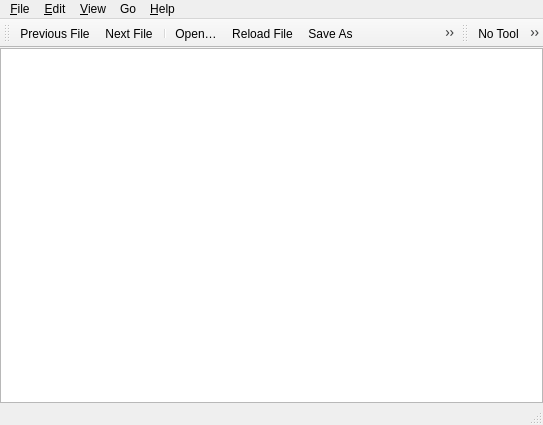
<?xml version="1.0" encoding="UTF-8"?>
<ui version="4.0">
 <class>MainWindow</class>
 <widget class="QMainWindow" name="MainWindow">
  <property name="geometry">
   <rect>
    <x>0</x>
    <y>0</y>
    <width>543</width>
    <height>425</height>
   </rect>
  </property>
  <property name="windowTitle">
   <string>Image Viewer</string>
  </property>
  <property name="windowIcon">
   <iconset theme="lximage-qt">
    <normaloff>.</normaloff>.</iconset>
  </property>
  <widget class="QWidget" name="centralWidget">
   <layout class="QHBoxLayout" name="horizontalLayout">
    <property name="spacing">
     <number>0</number>
    </property>
    <property name="leftMargin">
     <number>0</number>
    </property>
    <property name="topMargin">
     <number>0</number>
    </property>
    <property name="rightMargin">
     <number>0</number>
    </property>
    <property name="bottomMargin">
     <number>0</number>
    </property>
    <item>
     <widget class="LxImage::ImageView" name="view">
      <property name="renderHints">
       <set>QPainter::Antialiasing|QPainter::HighQualityAntialiasing|QPainter::TextAntialiasing</set>
      </property>
      <property name="dragMode">
       <enum>QGraphicsView::ScrollHandDrag</enum>
      </property>
      <property name="transformationAnchor">
       <enum>QGraphicsView::AnchorUnderMouse</enum>
      </property>
     </widget>
    </item>
   </layout>
  </widget>
  <widget class="QMenuBar" name="menubar">
   <property name="geometry">
    <rect>
     <x>0</x>
     <y>0</y>
     <width>543</width>
     <height>22</height>
    </rect>
   </property>
   <widget class="QMenu" name="menu_File">
    <property name="title">
     <string>&amp;File</string>
    </property>
    <widget class="QMenu" name="openWithMenu">
     <property name="title">
      <string>Open &amp;With...</string>
     </property>
    </widget>
    <widget class="LxImage::MruMenu" name="menuRecently_Opened_Files">
     <property name="title">
      <string>&amp;Recently Opened Files</string>
     </property>
    </widget>
    <addaction name="actionNewWindow"/>
    <addaction name="actionOpenFile"/>
    <addaction name="actionOpenDirectory"/>
    <addaction name="separator"/>
    <addaction name="openWithMenu"/>
    <addaction name="separator"/>
    <addaction name="menuRecently_Opened_Files"/>
    <addaction name="actionReload"/>
    <addaction name="actionScreenshot"/>
    <addaction name="actionSave"/>
    <addaction name="actionSaveAs"/>
    <addaction name="actionDelete"/>
    <addaction name="separator"/>
    <addaction name="actionFileProperties"/>
    <addaction name="actionPrint"/>
    <addaction name="separator"/>
    <addaction name="actionClose"/>
   </widget>
   <widget class="QMenu" name="menu_Help">
    <property name="title">
     <string>&amp;Help</string>
    </property>
    <addaction name="actionAbout"/>
   </widget>
   <widget class="QMenu" name="menuGo">
    <property name="title">
     <string>Go</string>
    </property>
    <addaction name="actionPrevious"/>
    <addaction name="actionNext"/>
    <addaction name="actionFirst"/>
    <addaction name="actionLast"/>
   </widget>
   <widget class="QMenu" name="menu_View">
    <property name="title">
     <string>&amp;View</string>
    </property>
    <addaction name="actionZoomIn"/>
    <addaction name="actionZoomOut"/>
    <addaction name="actionOriginalSize"/>
    <addaction name="actionZoomFit"/>
    <addaction name="separator"/>
    <addaction name="actionShowThumbnails"/>
    <addaction name="actionShowOutline"/>
    <addaction name="actionShowExifData"/>
    <addaction name="separator"/>
    <addaction name="actionFullScreen"/>
    <addaction name="actionSlideShow"/>
    <addaction name="separator"/>
    <addaction name="actionAnnotations"/>
   </widget>
   <widget class="QMenu" name="menu_Edit">
    <property name="title">
     <string>&amp;Edit</string>
    </property>
    <addaction name="actionRotateClockwise"/>
    <addaction name="actionRotateCounterclockwise"/>
    <addaction name="actionFlipHorizontal"/>
    <addaction name="actionFlipVertical"/>
    <addaction name="actionResize"/>
    <addaction name="separator"/>
    <addaction name="actionCopy"/>
    <addaction name="actionPaste"/>
    <addaction name="separator"/>
    <addaction name="actionCopyPath"/>
    <addaction name="separator"/>
    <addaction name="actionUpload"/>
    <addaction name="separator"/>
    <addaction name="actionPreferences"/>
   </widget>
   <addaction name="menu_File"/>
   <addaction name="menu_Edit"/>
   <addaction name="menu_View"/>
   <addaction name="menuGo"/>
   <addaction name="menu_Help"/>
  </widget>
  <widget class="QToolBar" name="toolBar">
   <property name="windowTitle">
    <string>Toolbar</string>
   </property>
   <property name="toolButtonStyle">
    <enum>Qt::ToolButtonIconOnly</enum>
   </property>
   <property name="floatable">
    <bool>false</bool>
   </property>
   <attribute name="toolBarArea">
    <enum>TopToolBarArea</enum>
   </attribute>
   <attribute name="toolBarBreak">
    <bool>false</bool>
   </attribute>
   <addaction name="actionPrevious"/>
   <addaction name="actionNext"/>
   <addaction name="separator"/>
   <addaction name="actionOpenFile"/>
   <addaction name="actionReload"/>
   <addaction name="actionSaveAs"/>
   <addaction name="actionCopy"/>
   <addaction name="actionPaste"/>
   <addaction name="separator"/>
   <addaction name="actionRotateClockwise"/>
   <addaction name="actionRotateCounterclockwise"/>
   <addaction name="actionZoomIn"/>
   <addaction name="actionZoomOut"/>
   <addaction name="actionZoomFit"/>
   <addaction name="actionOriginalSize"/>
   <addaction name="separator"/>
   <addaction name="actionSlideShow"/>
  </widget>
  <widget class="LxImage::StatusBar" name="statusBar"/>
  <widget class="QToolBar" name="annotationsToolBar">
   <property name="windowTitle">
    <string>Annotations Toolbar</string>
   </property>
   <attribute name="toolBarArea">
    <enum>TopToolBarArea</enum>
   </attribute>
   <attribute name="toolBarBreak">
    <bool>false</bool>
   </attribute>
   <addaction name="actionDrawNone"/>
   <addaction name="actionDrawArrow"/>
   <addaction name="actionDrawRectangle"/>
   <addaction name="actionDrawCircle"/>
   <addaction name="actionDrawNumber"/>
  </widget>
  <action name="actionAbout">
   <property name="icon">
    <iconset theme="help-about">
     <normaloff>.</normaloff>.</iconset>
   </property>
   <property name="text">
    <string>&amp;About</string>
   </property>
  </action>
  <action name="actionOpenFile">
   <property name="icon">
    <iconset theme="document-open">
     <normaloff>.</normaloff>.</iconset>
   </property>
   <property name="text">
    <string>&amp;Open…</string>
   </property>
   <property name="shortcut">
    <string>Ctrl+O</string>
   </property>
  </action>
  <action name="actionReload">
   <property name="icon">
    <iconset theme="view-refresh">
     <normaloff>.</normaloff>.</iconset>
   </property>
   <property name="text">
    <string>&amp;Reload File</string>
   </property>
   <property name="shortcut">
    <string>Ctrl+R</string>
   </property>
  </action>
  <action name="actionSave">
   <property name="icon">
    <iconset theme="document-save">
     <normaloff>.</normaloff>.</iconset>
   </property>
   <property name="text">
    <string>&amp;Save</string>
   </property>
   <property name="shortcut">
    <string>Ctrl+S</string>
   </property>
  </action>
  <action name="actionSaveAs">
   <property name="icon">
    <iconset theme="document-save-as">
     <normaloff>.</normaloff>.</iconset>
   </property>
   <property name="text">
    <string>Save &amp;As</string>
   </property>
   <property name="shortcut">
    <string>Ctrl+A</string>
   </property>
  </action>
  <action name="actionClose">
   <property name="icon">
    <iconset theme="application-exit">
     <normaloff>.</normaloff>.</iconset>
   </property>
   <property name="text">
    <string>&amp;Close</string>
   </property>
   <property name="shortcut">
    <string>Ctrl+W</string>
   </property>
  </action>
  <action name="actionZoomIn">
   <property name="icon">
    <iconset theme="zoom-in">
     <normaloff>.</normaloff>.</iconset>
   </property>
   <property name="text">
    <string>Zoom &amp;In</string>
   </property>
   <property name="shortcut">
    <string>Ctrl+=</string>
   </property>
  </action>
  <action name="actionZoomOut">
   <property name="icon">
    <iconset theme="zoom-out">
     <normaloff>.</normaloff>.</iconset>
   </property>
   <property name="text">
    <string>Zoom &amp;Out</string>
   </property>
   <property name="shortcut">
    <string>Ctrl+-</string>
   </property>
  </action>
  <action name="actionCopy">
   <property name="icon">
    <iconset theme="edit-copy">
     <normaloff>.</normaloff>.</iconset>
   </property>
   <property name="text">
    <string>&amp;Copy to Clipboard</string>
   </property>
  </action>
  <action name="actionNext">
   <property name="icon">
    <iconset theme="go-next">
     <normaloff>.</normaloff>.</iconset>
   </property>
   <property name="text">
    <string>Next File</string>
   </property>
   <property name="toolTip">
    <string>Next File</string>
   </property>
   <property name="shortcut">
    <string>PgDown</string>
   </property>
  </action>
  <action name="actionPrevious">
   <property name="icon">
    <iconset theme="go-previous">
     <normaloff>.</normaloff>.</iconset>
   </property>
   <property name="text">
    <string>Previous File</string>
   </property>
   <property name="toolTip">
    <string>Previous File</string>
   </property>
   <property name="shortcut">
    <string>PgUp</string>
   </property>
  </action>
  <action name="actionOriginalSize">
   <property name="checkable">
    <bool>true</bool>
   </property>
   <property name="icon">
    <iconset theme="zoom-original">
     <normaloff>.</normaloff>.</iconset>
   </property>
   <property name="text">
    <string>Original Size</string>
   </property>
   <property name="shortcut">
    <string>Ctrl+0</string>
   </property>
  </action>
  <action name="actionZoomFit">
   <property name="checkable">
    <bool>true</bool>
   </property>
   <property name="icon">
    <iconset theme="zoom-fit-best">
     <normaloff>.</normaloff>.</iconset>
   </property>
   <property name="text">
    <string>&amp;Fit</string>
   </property>
  </action>
  <action name="actionRotateClockwise">
   <property name="icon">
    <iconset theme="object-rotate-right">
     <normaloff>.</normaloff>.</iconset>
   </property>
   <property name="text">
    <string>&amp;Rotate Clockwise</string>
   </property>
   <property name="shortcut">
    <string>R</string>
   </property>
  </action>
  <action name="actionRotateCounterclockwise">
   <property name="icon">
    <iconset theme="object-rotate-left">
     <normaloff>.</normaloff>.</iconset>
   </property>
   <property name="text">
    <string>Rotate &amp;Counterclockwise</string>
   </property>
   <property name="shortcut">
    <string>L</string>
   </property>
  </action>
  <action name="actionPreferences">
   <property name="text">
    <string>P&amp;references</string>
   </property>
  </action>
  <action name="actionPrint">
   <property name="text">
    <string>&amp;Print</string>
   </property>
   <property name="shortcut">
    <string>Ctrl+P</string>
   </property>
  </action>
  <action name="actionFirst">
   <property name="icon">
    <iconset theme="go-first">
     <normaloff>.</normaloff>.</iconset>
   </property>
   <property name="text">
    <string>First File</string>
   </property>
   <property name="shortcut">
    <string>Home</string>
   </property>
  </action>
  <action name="actionLast">
   <property name="icon">
    <iconset theme="go-last">
     <normaloff>.</normaloff>.</iconset>
   </property>
   <property name="text">
    <string>Last File</string>
   </property>
   <property name="shortcut">
    <string>End</string>
   </property>
  </action>
  <action name="actionNewWindow">
   <property name="icon">
    <iconset theme="document-new">
     <normaloff>.</normaloff>.</iconset>
   </property>
   <property name="text">
    <string>&amp;New Window</string>
   </property>
   <property name="shortcut">
    <string>Ctrl+N</string>
   </property>
  </action>
  <action name="actionFlipHorizontal">
   <property name="text">
    <string>Flip &amp;Horizontally</string>
   </property>
   <property name="shortcut">
    <string>H</string>
   </property>
  </action>
  <action name="actionScreenshot">
   <property name="icon">
    <iconset theme="camera-photo">
     <normaloff>.</normaloff>.</iconset>
   </property>
   <property name="text">
    <string>Capture Screenshot</string>
   </property>
  </action>
  <action name="actionFullScreen">
   <property name="checkable">
    <bool>true</bool>
   </property>
   <property name="text">
    <string>F&amp;ull Screen</string>
   </property>
   <property name="shortcut">
    <string>F11</string>
   </property>
  </action>
  <action name="actionFlipVertical">
   <property name="text">
    <string>Flip &amp;Vertically</string>
   </property>
   <property name="shortcut">
    <string>V</string>
   </property>
  </action>
  <action name="actionPaste">
   <property name="icon">
    <iconset theme="edit-paste">
     <normaloff>.</normaloff>.</iconset>
   </property>
   <property name="text">
    <string>&amp;Paste from Clipboard</string>
   </property>
  </action>
  <action name="actionSlideShow">
   <property name="checkable">
    <bool>true</bool>
   </property>
   <property name="icon">
    <iconset theme="media-playback-start">
     <normaloff>.</normaloff>.</iconset>
   </property>
   <property name="text">
    <string>&amp;Slide Show</string>
   </property>
  </action>
  <action name="actionDelete">
   <property name="icon">
    <iconset theme="edit-delete">
     <normaloff>.</normaloff>.</iconset>
   </property>
   <property name="text">
    <string>&amp;Delete</string>
   </property>
   <property name="shortcut">
    <string>Del</string>
   </property>
  </action>
  <action name="actionShowThumbnails">
   <property name="checkable">
    <bool>true</bool>
   </property>
   <property name="text">
    <string>Show Thumbnails</string>
   </property>
   <property name="shortcut">
    <string>T</string>
   </property>
  </action>
  <action name="actionFileProperties">
   <property name="text">
    <string>File Properties</string>
   </property>
  </action>
  <action name="actionOpenDirectory">
   <property name="icon">
    <iconset theme="document-open">
     <normaloff>.</normaloff>.</iconset>
   </property>
   <property name="text">
    <string>Open &amp;Directory</string>
   </property>
   <property name="shortcut">
    <string>Ctrl+D</string>
   </property>
  </action>
  <action name="actionUpload">
   <property name="icon">
    <iconset theme="upload-media">
     <normaloff>.</normaloff>.</iconset>
   </property>
   <property name="text">
    <string>Upload</string>
   </property>
   <property name="toolTip">
    <string>Upload the image</string>
   </property>
  </action>
  <action name="actionShowExifData">
   <property name="checkable">
    <bool>true</bool>
   </property>
   <property name="text">
    <string>Show EXIF Data</string>
   </property>
  </action>
  <action name="actionDrawNone">
   <property name="checkable">
    <bool>true</bool>
   </property>
   <property name="icon">
    <iconset resource="resource.qrc">
     <normaloff>:/img/draw-none.svg</normaloff>:/img/draw-none.svg</iconset>
   </property>
   <property name="text">
    <string>No Tool</string>
   </property>
   <property name="toolTip">
    <string>Deselect all drawing tools</string>
   </property>
  </action>
  <action name="actionDrawArrow">
   <property name="checkable">
    <bool>true</bool>
   </property>
   <property name="icon">
    <iconset resource="resource.qrc">
     <normaloff>:/img/draw-arrow.svg</normaloff>:/img/draw-arrow.svg</iconset>
   </property>
   <property name="text">
    <string>Draw Arrow</string>
   </property>
   <property name="toolTip">
    <string>Draw an arrow</string>
   </property>
  </action>
  <action name="actionDrawRectangle">
   <property name="checkable">
    <bool>true</bool>
   </property>
   <property name="icon">
    <iconset resource="resource.qrc">
     <normaloff>:/img/draw-rectangle.svg</normaloff>:/img/draw-rectangle.svg</iconset>
   </property>
   <property name="text">
    <string>Draw Rectangle</string>
   </property>
   <property name="toolTip">
    <string>Draw a hollow rectangle</string>
   </property>
  </action>
  <action name="actionDrawCircle">
   <property name="checkable">
    <bool>true</bool>
   </property>
   <property name="icon">
    <iconset resource="resource.qrc">
     <normaloff>:/img/draw-circle.svg</normaloff>:/img/draw-circle.svg</iconset>
   </property>
   <property name="text">
    <string>Draw Circle</string>
   </property>
   <property name="toolTip">
    <string>Draw a hollow circle</string>
   </property>
  </action>
  <action name="actionDrawNumber">
   <property name="checkable">
    <bool>true</bool>
   </property>
   <property name="icon">
    <iconset resource="resource.qrc">
     <normaloff>:/img/draw-number.svg</normaloff>:/img/draw-number.svg</iconset>
   </property>
   <property name="text">
    <string>Draw Number</string>
   </property>
   <property name="toolTip">
    <string>Draw incrementing numbers</string>
   </property>
  </action>
  <action name="actionAnnotations">
   <property name="checkable">
    <bool>true</bool>
   </property>
   <property name="text">
    <string>&amp;Annotations Toolbar</string>
   </property>
   <property name="toolTip">
    <string>Annotations Toolbar</string>
   </property>
  </action>
  <action name="actionShowOutline">
   <property name="checkable">
    <bool>true</bool>
   </property>
   <property name="text">
    <string>Show Outline</string>
   </property>
   <property name="toolTip">
    <string>Show Outline</string>
   </property>
   <property name="shortcut">
    <string>O</string>
   </property>
  </action>
  <action name="actionCopyPath">
   <property name="icon">
    <iconset theme="edit-copy"/>
   </property>
   <property name="text">
    <string>Copy Pa&amp;th</string>
   </property>
   <property name="toolTip">
    <string>Copy path</string>
   </property>
  </action>
  <action name="actionResize">
   <property name="icon">
    <iconset>
     <normaloff>.</normaloff>.</iconset>
   </property>
   <property name="text">
    <string>Resize</string>
   </property>
  </action>
 </widget>
 <customwidgets>
  <customwidget>
   <class>LxImage::ImageView</class>
   <extends>QGraphicsView</extends>
   <header>imageview.h</header>
  </customwidget>
  <customwidget>
   <class>LxImage::MruMenu</class>
   <extends>QMenu</extends>
   <header>mrumenu.h</header>
  </customwidget>
  <customwidget>
   <class>LxImage::StatusBar</class>
   <extends>QStatusBar</extends>
   <header>statusbar.h</header>
   <container>1</container>
  </customwidget>
 </customwidgets>
 <resources>
  <include location="resource.qrc"/>
 </resources>
 <connections/>
</ui>
